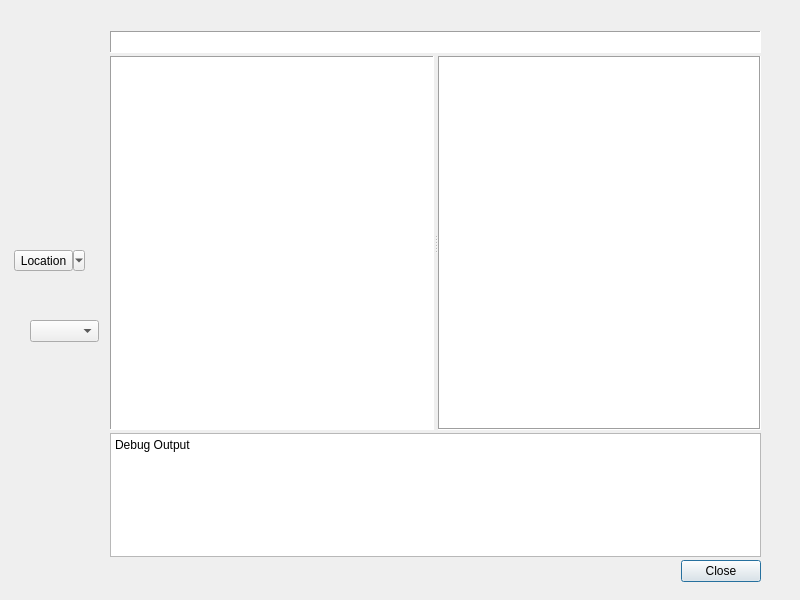
<?xml version="1.0" encoding="UTF-8"?>
<ui version="4.0">
 <class>Dialog</class>
 <widget class="QDialog" name="Dialog">
  <property name="geometry">
   <rect>
    <x>0</x>
    <y>0</y>
    <width>800</width>
    <height>600</height>
   </rect>
  </property>
  <property name="font">
   <font>
    <family>Segoe UI</family>
    <pointsize>9</pointsize>
   </font>
  </property>
  <property name="windowTitle">
   <string>Dialog</string>
  </property>
  <widget class="QWidget" name="layoutWidget">
   <property name="geometry">
    <rect>
     <x>110</x>
     <y>31</y>
     <width>651</width>
     <height>551</height>
    </rect>
   </property>
   <layout class="QVBoxLayout" name="verticalLayout" stretch="0,3,1,0">
    <property name="spacing">
     <number>3</number>
    </property>
    <item>
     <widget class="QListWidget" name="bcWidget">
      <property name="sizePolicy">
       <sizepolicy hsizetype="Expanding" vsizetype="Fixed">
        <horstretch>0</horstretch>
        <verstretch>0</verstretch>
       </sizepolicy>
      </property>
      <property name="maximumSize">
       <size>
        <width>16777215</width>
        <height>22</height>
       </size>
      </property>
      <property name="frameShape">
       <enum>QFrame::Panel</enum>
      </property>
      <property name="verticalScrollBarPolicy">
       <enum>Qt::ScrollBarAlwaysOff</enum>
      </property>
      <property name="horizontalScrollBarPolicy">
       <enum>Qt::ScrollBarAlwaysOff</enum>
      </property>
     </widget>
    </item>
    <item>
     <widget class="QSplitter" name="splitter">
      <property name="sizePolicy">
       <sizepolicy hsizetype="Expanding" vsizetype="Expanding">
        <horstretch>0</horstretch>
        <verstretch>0</verstretch>
       </sizepolicy>
      </property>
      <property name="frameShape">
       <enum>QFrame::NoFrame</enum>
      </property>
      <property name="frameShadow">
       <enum>QFrame::Plain</enum>
      </property>
      <property name="orientation">
       <enum>Qt::Horizontal</enum>
      </property>
      <property name="childrenCollapsible">
       <bool>false</bool>
      </property>
      <widget class="QTreeView" name="fsView">
       <property name="frameShape">
        <enum>QFrame::Panel</enum>
       </property>
      </widget>
      <widget class="QListView" name="cwdView">
       <property name="frameShape">
        <enum>QFrame::Box</enum>
       </property>
       <property name="frameShadow">
        <enum>QFrame::Sunken</enum>
       </property>
      </widget>
     </widget>
    </item>
    <item>
     <widget class="QPlainTextEdit" name="plainTextEdit">
      <property name="plainText">
       <string>Debug Output</string>
      </property>
     </widget>
    </item>
    <item>
     <widget class="QDialogButtonBox" name="buttonBox">
      <property name="orientation">
       <enum>Qt::Horizontal</enum>
      </property>
      <property name="standardButtons">
       <set>QDialogButtonBox::Close</set>
      </property>
     </widget>
    </item>
   </layout>
  </widget>
  <widget class="QToolButton" name="toolButton">
   <property name="geometry">
    <rect>
     <x>14</x>
     <y>250</y>
     <width>71</width>
     <height>21</height>
    </rect>
   </property>
   <property name="sizePolicy">
    <sizepolicy hsizetype="Preferred" vsizetype="Preferred">
     <horstretch>0</horstretch>
     <verstretch>0</verstretch>
    </sizepolicy>
   </property>
   <property name="text">
    <string>Location</string>
   </property>
   <property name="popupMode">
    <enum>QToolButton::MenuButtonPopup</enum>
   </property>
   <property name="toolButtonStyle">
    <enum>Qt::ToolButtonTextOnly</enum>
   </property>
  </widget>
  <widget class="QComboBox" name="comboBox">
   <property name="geometry">
    <rect>
     <x>30</x>
     <y>320</y>
     <width>69</width>
     <height>22</height>
    </rect>
   </property>
  </widget>
 </widget>
 <resources/>
 <connections>
  <connection>
   <sender>buttonBox</sender>
   <signal>accepted()</signal>
   <receiver>Dialog</receiver>
   <slot>accept()</slot>
   <hints>
    <hint type="sourcelabel">
     <x>248</x>
     <y>254</y>
    </hint>
    <hint type="destinationlabel">
     <x>157</x>
     <y>274</y>
    </hint>
   </hints>
  </connection>
  <connection>
   <sender>buttonBox</sender>
   <signal>rejected()</signal>
   <receiver>Dialog</receiver>
   <slot>reject()</slot>
   <hints>
    <hint type="sourcelabel">
     <x>316</x>
     <y>260</y>
    </hint>
    <hint type="destinationlabel">
     <x>286</x>
     <y>274</y>
    </hint>
   </hints>
  </connection>
 </connections>
</ui>
